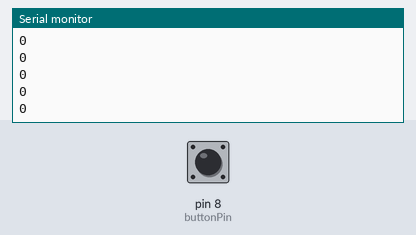
Bench run of a sketch on a simulated Arduino Uno, built with avr-gcc and run on an emulated ATmega328P. On the bench: the last lines printed to the serial monitor. The inputs (shaded band) are chosen by the test bench; at power-on: pin 8 (buttonPin) HIGH.

Above: at 1.2 s.
1.3 s: pin 8 (buttonPin) pulled LOW for 0.15 s
At 2.1 s:
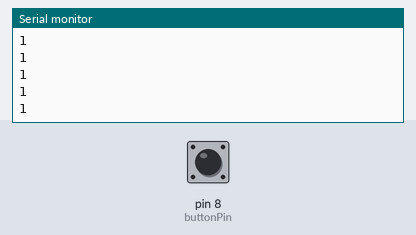
2.9 s: pin 8 (buttonPin) pulled LOW for 1 s
At 3.5 s:
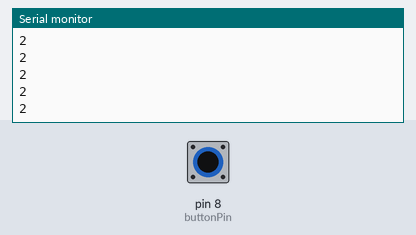
5.4 s: pin 8 (buttonPin) pulled LOW for 0.15 s
At 5.9 s:
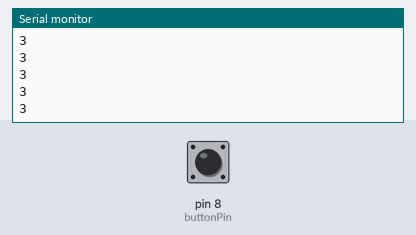
Timing chart, 0 to 7.8 s (numbered marks = the images above; inputs shaded):
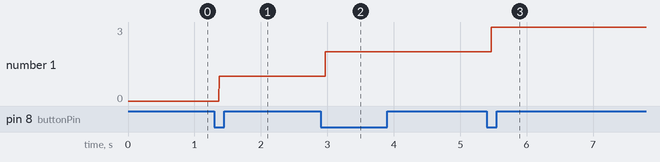

The sketch:

button.ino
```cpp
const int buttonPin = 8;
boolean buttonstate = 0;
int n = 0;
boolean buttonold = 0;

void setup()
{
pinMode(buttonPin, INPUT);
Serial.begin(9600);
}
  void loop()
{
buttonstate= digitalRead(buttonPin);
if ((buttonstate == 0) && (buttonold == 1))
{
n = n + 1 ;
}
buttonold = buttonstate;
Serial.println(n);
}
```

Measured:
- after the input at 1.3 s, the serial monitor: prints a new line after 0.07 s (image 1)
- after the input at 2.9 s, the serial monitor: prints a new line after 0.07 s (image 2)
- after the input at 5.4 s, the serial monitor: prints a new line after 0.07 s (image 3)
- plotted number 1: 0 → 1 after the input at 1.3 s, 1 → 2 after the input at 2.9 s, 2 → 3 after the input at 5.4 s
